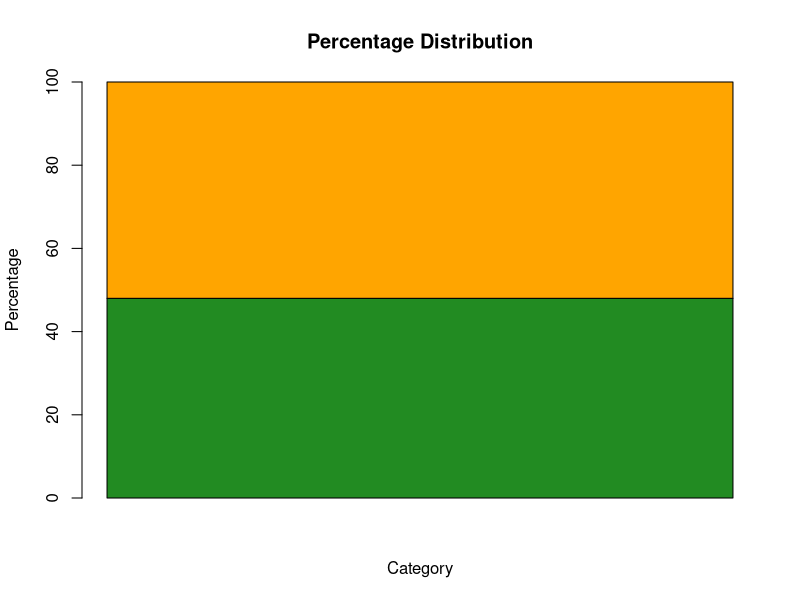
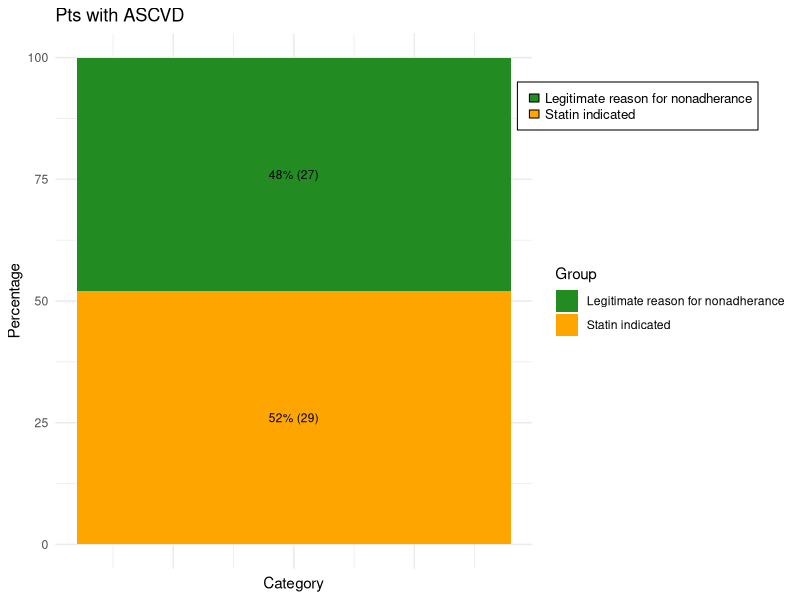
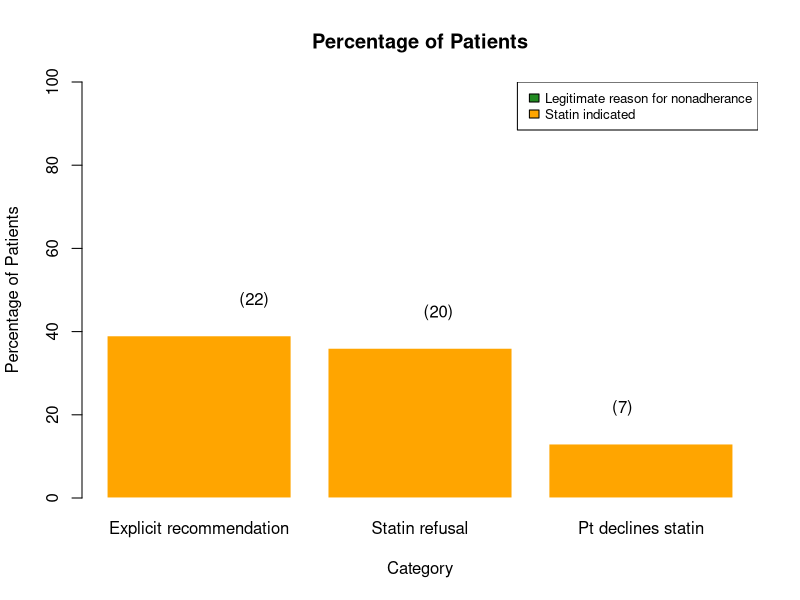
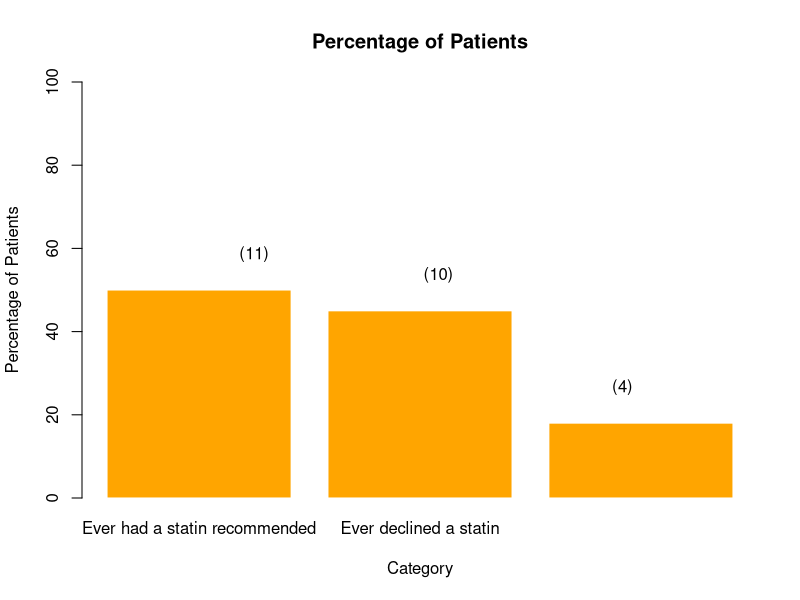

Write the R code that produced these figures, in order.
#to do
#add in total numbers
#add in a title for section 1
#shorten names under each column
#name overall figure




# Load the ggplot2 library
library(ggplot2)



########Section 1
# Create a data frame with the provided data for each section
section1_data <- data.frame(
  Percentage = c("48", "52"),
  Group = c("Legitimate reason for nonadherance", "Statin indicated")
)

# Convert Percentage column to numeric
section1_data$Percentage <- as.numeric(as.character(section1_data$Percentage))

# Create a bar plot with stacked bars
barplot(as.matrix(section1_data$Percentage),
        main = "Percentage Distribution",
        xlab = "Category",
        ylab = "Percentage",
        col = c("forestgreen", "orange"),
        ylim = c(0, 100),
        beside = FALSE,
        width = 0.5)

# Add percentages as text labels on top of the bars
text(x = 1:length(section1_data$Percentage), y = section1_data$Percentage,
     labels = paste0(section1_data$Percentage, "%"), pos = 3, cex = 0.8)




library(ggplot2)

# Create a data frame with the provided data for each section
section1_data <- data.frame(
  Percentage = c("48", "52"),
  Count = c(27, 29),
  Group = c("Legitimate reason for nonadherance", "Statin indicated")
)

# Convert Percentage column to numeric
section1_data$Percentage <- as.numeric(as.character(section1_data$Percentage))

# Create a bar plot using ggplot2
ggplot(section1_data, aes(x = 1, y = Percentage, fill = Group)) +
  geom_bar(stat = "identity") +
  geom_text(aes(label = paste0(Percentage, "% (", Count, ")")), 
            position = position_stack(vjust = 0.5), size = 3, color = "black") +
  scale_fill_manual(values = c("forestgreen", "orange")) +
  labs(title = "Pts with ASCVD",
       x = "Category",
       y = "Percentage") +
  ylim(0, 100) +
  theme_minimal() +
  theme(axis.text.x=element_blank(), axis.ticks.x=element_blank())  # Hide x-axis labels and ticks






#############################
# Get the coordinates for placing the legend box
legend_x <- max(par("usr")[1:2]) # Set x-coordinate to the maximum value of the plot area
legend_y <- max(par("usr")[3:4])  # Set y-coordinate to the maximum value of the plot area

legend(legend_x, legend_y,
       legend = c("Legitimate reason for nonadherance", "Statin indicated"),
       fill = c("forestgreen", "orange"),
       bty = "Y",  # Remove legend box
       cex = 0.8,  # Adjust the size of the legend text
       x.intersp = 0.5,  # Adjust horizontal spacing between legend items
       xjust = 1,  # Align legend box to the right
       yjust = 1)  # Align legend box to the top

#######Section 2
section2_data <- data.frame(
  Category = c("Explicit recommendation",
               "Statin refusal",
               "Pt declines statin"),
  Percentage = c("39%", "36%", "13%"),
  Count = c("(22)", "(20)", "(7)")
)


# Convert Percentage column to numeric
section2_data$Percentage <- as.numeric(sub("%", "", section2_data$Percentage))

# Set up the plot
barplot(section2_data$Percentage, 
        ylim = c(0, 100),  # Increase Y axis to 100
        names.arg = section2_data$Category,
        main = "Percentage of Patients",
        xlab = "Category",
        ylab = "Percentage of Patients",
        col = "orange",
        border = "white")  # Add a white border to bars

# Overlay the counts on top of each bar
text(x = 1:length(section2_data$Category), 
     y = section2_data$Percentage + 5,  # Adjust the position for the count labels
     labels = section2_data$Count, 
     pos = 3, 
     cex = 1)  # Adjust the size of the count labels




#reworked
# Get the coordinates for placing the legend box
legend_x <- max(par("usr")[1:2]) # Set x-coordinate to the maximum value of the plot area
legend_y <- max(par("usr")[3:4])  # Set y-coordinate to the maximum value of the plot area

legend(legend_x, legend_y,
       legend = c("Legitimate reason for nonadherance", "Statin indicated"),
       fill = c("forestgreen", "orange"),
       bty = "Y",  # Remove legend box
       cex = 0.8,  # Adjust the size of the legend text
       x.intersp = 0.5,  # Adjust horizontal spacing between legend items
       xjust = 1,  # Align legend box to the right
       yjust = 1)  # Align legend box to the top

#######Section 2
section2_data <- data.frame(
  Category = c("Ever had a statin recommended",
               "Ever declined a statin",
               "Documented reason for statin refusal"),
  Percentage = c("50%", "45%", "18%"),
  Count = c("(11)", "(10)", "(4)")
)


# Convert Percentage column to numeric
section2_data$Percentage <- as.numeric(sub("%", "", section2_data$Percentage))

# Set up the plot
barplot(section2_data$Percentage, 
        ylim = c(0, 100),  # Increase Y axis to 100
        names.arg = section2_data$Category,
        main = "Percentage of Patients",
        xlab = "Category",
        ylab = "Percentage of Patients",
        col = "orange",
        border = "white")  # Add a white border to bars

# Overlay the counts on top of each bar
text(x = 1:length(section2_data$Category), 
     y = section2_data$Percentage + 5,  # Adjust the position for the count labels
     labels = section2_data$Count, 
     pos = 3, 
     cex = 1)  # Adjust the size of the count labels



#######Section 4
section3_data <- data.frame(
  Category = c("Patients who explicitly declined a statin at least once",
               "Patients who never had any documentation of an ASCVD discussion"),
  Percentage = c("45%", "36%"),
  Count = c("10", "8"),
  Group = c("Remaining Patients", "Remaining Patients")
)

